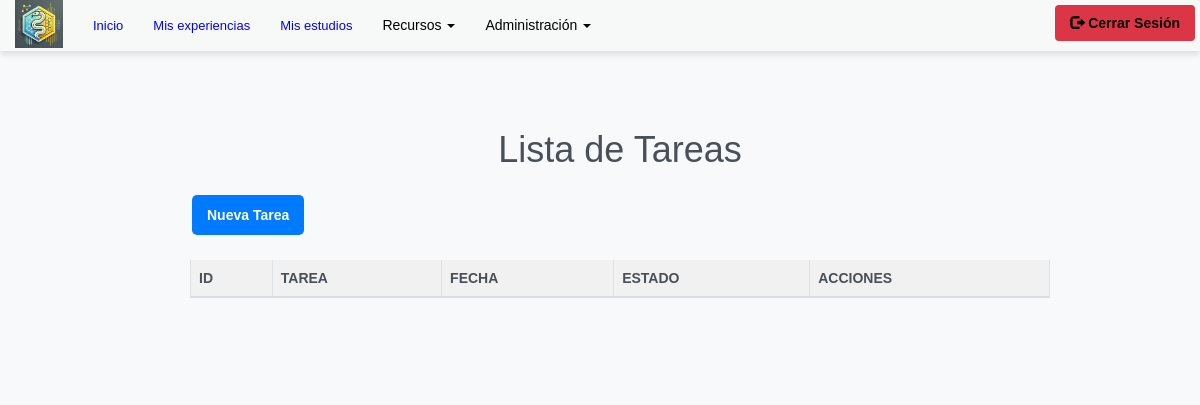
/listar_tareas/ (signed in), run on an earlier commit of the app's database.
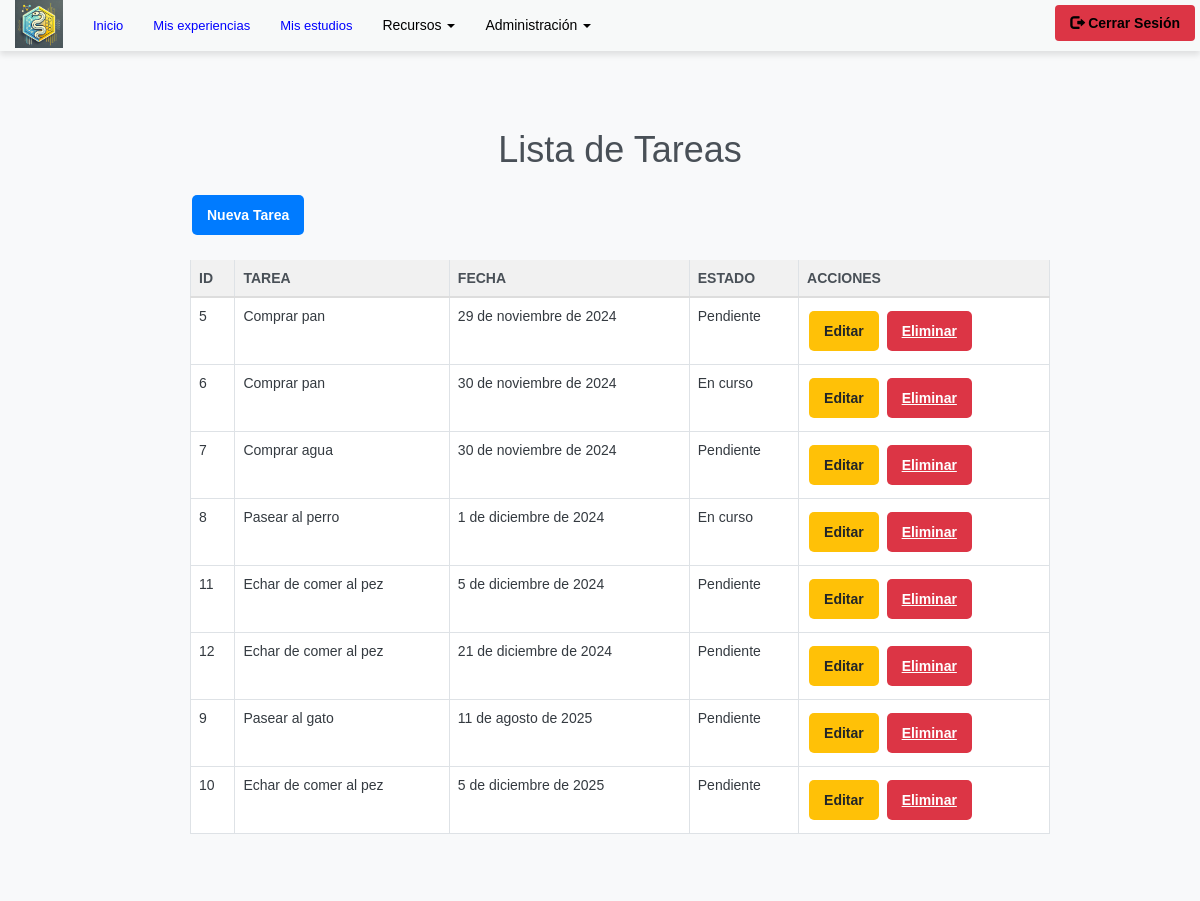
And on a later commit of the database.
### appportfolio/models.py (models this page shows, shortened)
class Tarea(models.Model):
    id = models.AutoField(primary_key=True)
    tarea = models.TextField('Tarea', max_length=50, null=True, blank=True)
    fecha = models.DateField(verbose_name='Fecha', null=True, blank=True)
    estado = models.ForeignKey(Estado, related_name='estado_tarea', null=True, blank=True, on_delete=models.PROTECT)
    class Meta:
        verbose_name = 'Tarea'  # puede ser otro nombre
        verbose_name_plural = 'Tareas'
        ordering = ['fecha']

class Estado(models.Model):
    id = models.AutoField(primary_key=True)
    estado = models.TextField('Estado', max_length=50, null=True, blank=True)
    class Meta:
        verbose_name = 'Estado'  # puede ser otro nombre
        verbose_name_plural = 'Estados'
        ordering = ['id']

### appportfolio/views.py (the view)
# urls.py: path('listar_tareas/', views.listar_tareas, name='listar_tareas'),
def listar_tareas(request):
    tareas = Tarea.objects.all()
    return render(request, 'listar_tareas.html', {'tareas': tareas})

### templates/listar_tareas.html (shortened to what this page needs)
{% extends "base.html" %}
{% load static %}
{% block head %}
<link rel="stylesheet" href="https://maxcdn.bootstrapcdn.com/bootstrap/3.3.5/css/bootstrap.min.css">
<link rel="stylesheet" href="{% static 'css/cssTarea.css' %}">
{% endblock %}
{% block content %}
<div class="container mt-4">
    <h1>Lista de Tareas</h1>
    <a href="{% url 'crear_tarea' %}" class="btn btn-primary">Nueva Tarea</a>
    <table class="table mt-3">
        <thead>
            <tr>
                <th>ID</th>
                <th>Tarea</th>
                <th>Fecha</th>
                <th>Estado</th>
                <th>Acciones</th>
            </tr>
        </thead>
        <tbody>
            {% for tarea in tareas %}
            <tr>
                <td>{{ tarea.id }}</td>
                <td>{{ tarea.tarea }}</td>
                <td>{{ tarea.fecha }}</td>
                <td>{{ tarea.estado.estado }}</td>
                <td>
                    <a href="{% url 'editar_tarea' tarea.id %}" class="btn btn-warning">Editar</a>
                    <a href="{% url 'eliminar_tarea' tarea.id %}" class="btn btn-danger" onclick="return confirm('¿Estás seguro?');">Eliminar</a>
                </td>
            </tr>
            {% endfor %}
        </tbody>
    </table>
</div>
{% endblock %}

What changed in the data, as far as the page shows it:
added Tarea: id "5", tarea "Comprar pan", fecha "29 de noviembre de 2024", estado.estado "Pendiente"
added Tarea: id "6", tarea "Comprar pan", fecha "30 de noviembre de 2024", estado.estado "En curso"
added Tarea: id "7", tarea "Comprar agua", fecha "30 de noviembre de 2024", estado.estado "Pendiente"
added Tarea: id "8", tarea "Pasear al perro", fecha "1 de diciembre de 2024", estado.estado "En curso"
added Tarea: id "11", tarea "Echar de comer al pez", fecha "5 de diciembre de 2024", estado.estado "Pendiente"
added Tarea: id "12", tarea "Echar de comer al pez", fecha "21 de diciembre de 2024", estado.estado "Pendiente"
added Tarea: id "9", tarea "Pasear al gato", fecha "11 de agosto de 2025", estado.estado "Pendiente"
added Tarea: id "10", tarea "Echar de comer al pez", fecha "5 de diciembre de 2025", estado.estado "Pendiente"
